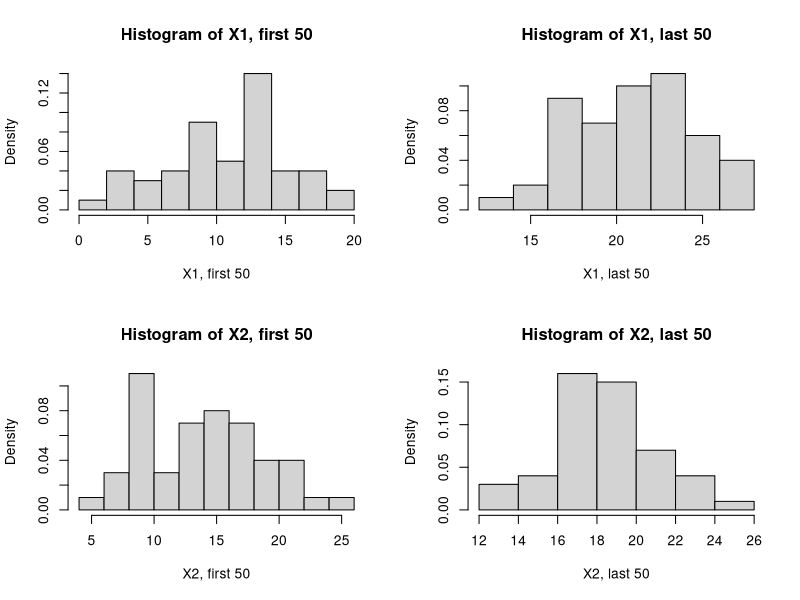

Write the R code that produced this figure.
library('e1071')

set.seed(12345)

x1_first  <- rnorm(50, mean = 10, sd = 4)
x1_last   <- rnorm(50, mean = 20, sd = 3)
x2_first  <- rnorm(50, mean = 14, sd = 4)
x2_last   <- rnorm(50, mean = 18, sd = 3)

par(mfrow = c(2, 2))
hist(x1_first, freq = F, 
     xlab = 'X1, first 50',
     main = 'Histogram of X1, first 50')
hist(x1_last, freq = F, 
     xlab = 'X1, last 50',
     main = 'Histogram of X1, last 50')
hist(x2_first, freq = F, 
     xlab = 'X2, first 50',
     main = 'Histogram of X2, first 50')
hist(x2_last, freq = F, 
     xlab = 'X2, last 50',
     main = 'Histogram of X2, last 50')

all_data <- data.frame(X1 = c(x1_first, x1_last), 
                       X2 = c(x2_first, x2_last), 
                       class = c(rep('-1', 50), rep('1', 50)), 
                       stringsAsFactors = T)

rnd_data <- all_data[order(runif(nrow(all_data))), ]
nt <- as.integer(nrow(rnd_data) * 0.8)
train_data <- rnd_data[1:nt, ]
test_data <- rnd_data[(nt + 1):nrow(rnd_data), ]

bayes_clsfr <- naiveBayes(class ~ ., 
                          data = train_data)
predicted <- predict(bayes_clsfr, test_data)
tbl <- table(predicted, test_data$class)
(tbl[1, 1] + tbl[2, 2]) / nrow(test_data)
